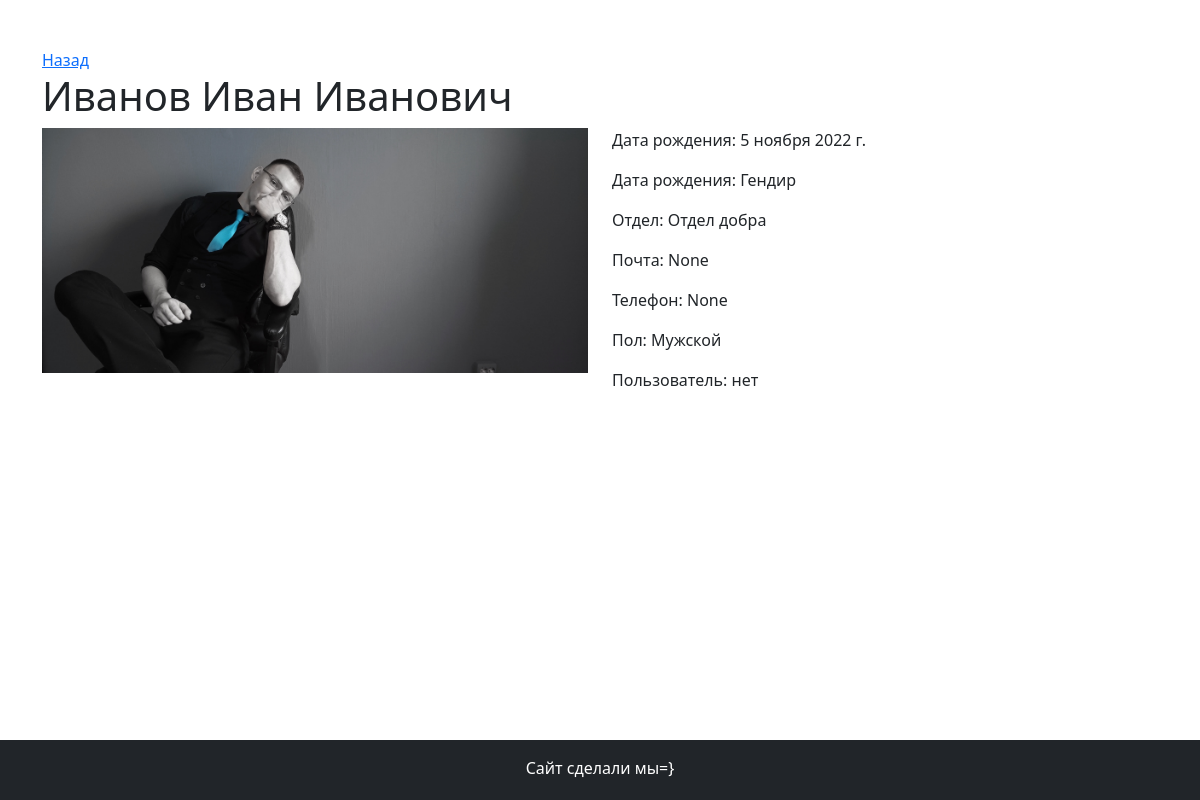
/1/, run on the app's committed database.
### crm/models.py (models this page shows, shortened)
class Sotrudnic(models.Model):
    fio = models.CharField('ФИО', max_length=255, null=False, blank=False, db_index=True)
    data_rozdenia = models.DateField('Дата рождения', null=False, blank=False, db_index=True)
    dolznost = models.CharField('Должность', max_length=255, null=False, blank=False, db_index=True)
    otdel = models.ForeignKey(Otdel, verbose_name='Отдел', on_delete=models.SET_NULL, null=True, blank=True, db_index=True)
    email = models.EmailField('Почта', max_length=255, null=True,blank=True, db_index=True)
    telephone = models.CharField('Телефон', max_length=255, null=True,blank=True, db_index=True)
    pol = models.IntegerField('Пол',default=1, choices=POL_LIST, null=True,blank=True, db_index=True)
    user = models.OneToOneField(User, verbose_name='Пользователь', on_delete=models.SET_NULL, null=True, blank=True, db_index=True)
    adres_prozivania = models.CharField('Адрес проживания',  max_length=255, null=True,blank=True, db_index=True)
    photo = models.ImageField('Фото', null=True, blank=True, db_index=True)
    inn = models.CharField('ИНН', max_length=255, null=True,blank=True, db_index=True)
    passport_seria_nomer = models.CharField('Паспорт Серия и номер', max_length=255, null=True,blank=True, db_index=True)
    passport_vidan_kem_i_gde = models.CharField('Паспорт выдан когда и где', max_length=255, null=True,blank=True, db_index=True)
    def get_photo_admin(self):
        if self.photo:
            return safe(
                f'<a target="_black" href="{self.photo.url}"><img width=70 height=70 src="{self.photo.url}"></a>')
        return 'Нет'
    get_photo_admin.short_description = 'Фото'
    get_photo_admin.allow_tags = True
    class Meta:
        verbose_name = 'Сотрудника'
        verbose_name_plural = 'Сотрудники'

class Otdel(models.Model):
    nazvanie = models.CharField('Название', max_length=255, null=False, blank=False, unique=True)
    korotkoye_nazvanie = models.CharField('Короткое имя', max_length=255, null=True, blank=True )
    adres_otdela = models.CharField('Адрес', max_length=255, null=True, blank=True )
    def __str__(self):
        return self.nazvanie
    class Meta:
        verbose_name = 'Отдел'
        verbose_name_plural = 'Отделы'

### crm/views.py (the view)
# urls.py: path('<id_sotrudnica>/', render_detail_sotrudnic, name='render_detail_sotrudnic'),
def render_detail_sotrudnic(request, id_sotrudnica):
    try:
        sotrudnic = Sotrudnic.objects.get(id=id_sotrudnica)
        return render(request, "crm/vibrani_sotrudnic.html", {"sotrudnic": sotrudnic})
    except Exception:
        return render(request, "crm/404.html", {})

### crm/templates/crm/vibrani_sotrudnic.html
{% extends 'crm/base.html' %}
{% block Content %}
<div class="container py-5">
    <div class="row">
        <div class="col-12">
            <a href="/">Назад</a>
        </div>
        <div class="col-12">
            <h1> {{ sotrudnic.fio }} </h1>
        </div>
        {% if sotrudnic.photo %}
            <div class="col-12 col-md-6">
                <img class="img-fluid" src="{{ sotrudnic.photo.url }}">
            </div>
        {% endif %}
        <div class="col-12 {% if sotrudnic.photo %}col-md-6 {% else %}col-md-12{% endif %}">
            <p>Дата рождения: {{ sotrudnic.data_rozdenia }}</p>
            <p>Дата рождения: {{ sotrudnic.dolznost }}</p>
            <p>Отдел: {{ sotrudnic.otdel }}</p>
            <p>Почта: {{ sotrudnic.email }}</p>
            <p>Телефон: {{ sotrudnic.telephone }}</p>
            <p>Пол: {{ sotrudnic.get_pol_display }}</p>
            <p>Пользователь: {{ sotrudnic.user|default_if_none:'нет' }}</p>
        </div>
    </div>
</div>
{% endblock %}

### crm/static/crm/style.css (style rules this page uses)
html,body, .wrapper { height: 100%; }

### data on the page
Sotrudnic: fio "Иванов Иван Иванович", photo (picture), data_rozdenia "5 ноября 2022 г.", dolznost "Гендир", otdel "Отдел добра", email "None", telephone "None", pol "Мужской", user "нет"
